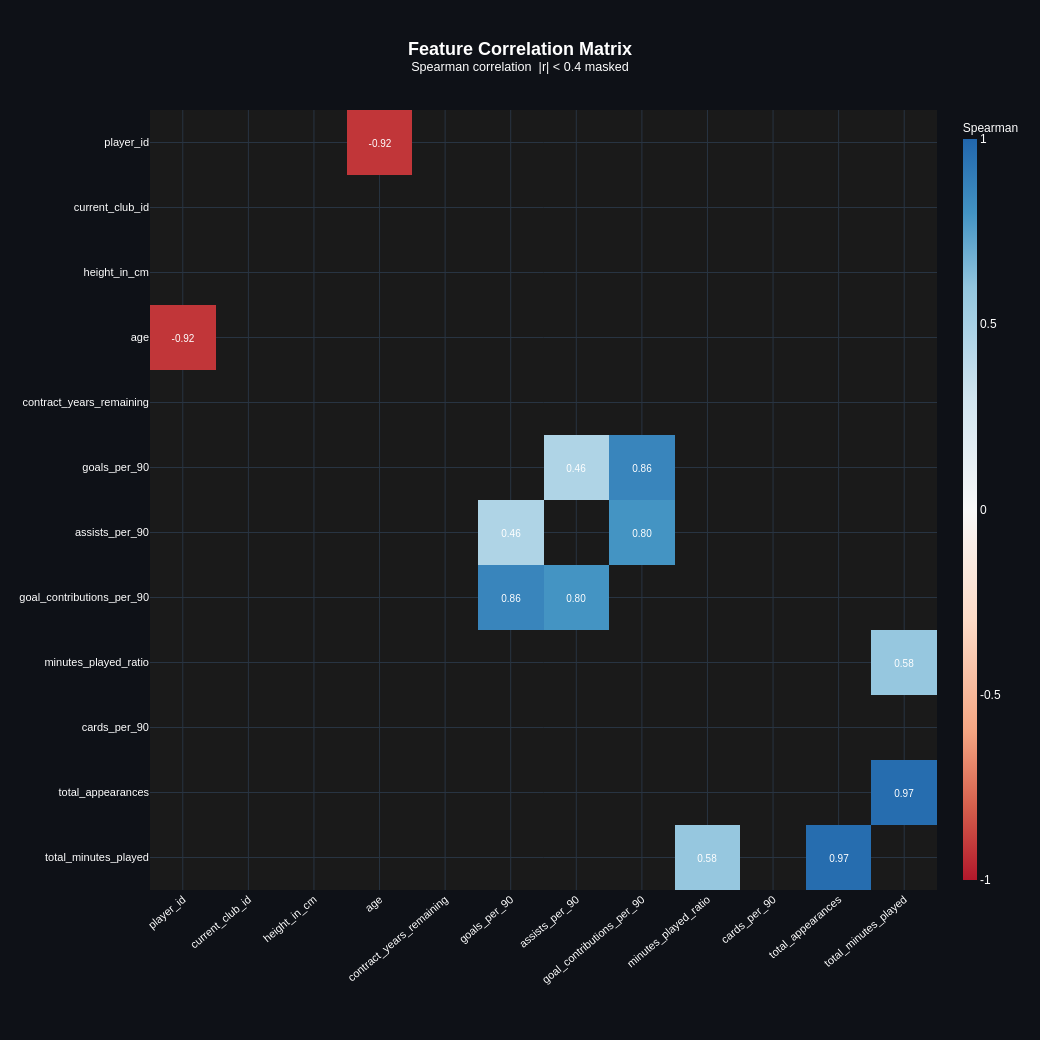

The notebook cell this image was saved under:
### Code cell
test_correlation = correlation_heatmap(df=test,threshold=0.4, method='spearman')
test_correlation

### Figure 1 — Plotly figure (JSON) as saved in the notebook; plotly's stock layout.template omitted (floating-point values rounded to 4 significant figures; data arrays with more than 128 entries replaced by an {"elided": "..."} marker saying what was removed)
{"data": [{"colorbar": {"outlinewidth": 0, "thickness": 14, "tickfont": {"color": "white", "family": "Arial"}, "ticktext": ["-1", "-0.5", "0", "0.5", "1"], "tickvals": [-1, -0.5, 0, 0.5, 1], "title": {"font": {"color": "white", "family": "Arial", "size": 12}, "text": "Spearman"}}, "colorscale": [[0, "#B2182B"], [0.1, "#D6604D"], [0.2, "#F4A582"], [0.35, "#FDDBC7"], [0.5, "#F7F7F7"], [0.65, "#D1E5F0"], [0.8, "#92C5DE"], [0.9, "#4393C3"], [1, "#2166AC"]], "hovertemplate": "<b>%{y}</b> × <b>%{x}</b><br>r = %{z:.3f}<extra></extra>", "text": {"elided": "12x12 str values"}, "textfont": {"color": "white", "family": "Arial", "size": 10}, "texttemplate": "%{text}", "type": "heatmap", "x": ["player_id", "current_club_id", "height_in_cm", "age", "contract_years_remaining", "goals_per_90", "assists_per_90", "goal_contributions_per_90", "minutes_played_ratio", "cards_per_90", "total_appearances", "total_minutes_played"], "y": ["player_id", "current_club_id", "height_in_cm", "age", "contract_years_remaining", "goals_per_90", "assists_per_90", "goal_contributions_per_90", "minutes_played_ratio", "cards_per_90", "total_appearances", "total_minutes_played"], "z": {"elided": "12x12 float values"}, "zmax": 1, "zmid": 0, "zmin": -1}], "layout": {"font": {"color": "white", "family": "Arial"}, "height": 1040, "margin": {"b": 150, "l": 150, "r": 80, "t": 110}, "paper_bgcolor": "#0e1117", "plot_bgcolor": "#1a1a1a", "title": {"font": {"color": "white", "family": "Arial", "size": 18}, "text": "<b>Feature Correlation Matrix</b><br><sup>Spearman correlation  |r| < 0.4 masked</sup>", "x": 0.5, "xanchor": "center"}, "width": 1040, "xaxis": {"side": "bottom", "tickangle": -40, "tickfont": {"size": 11}}, "yaxis": {"autorange": "reversed", "tickfont": {"size": 11}}}}
